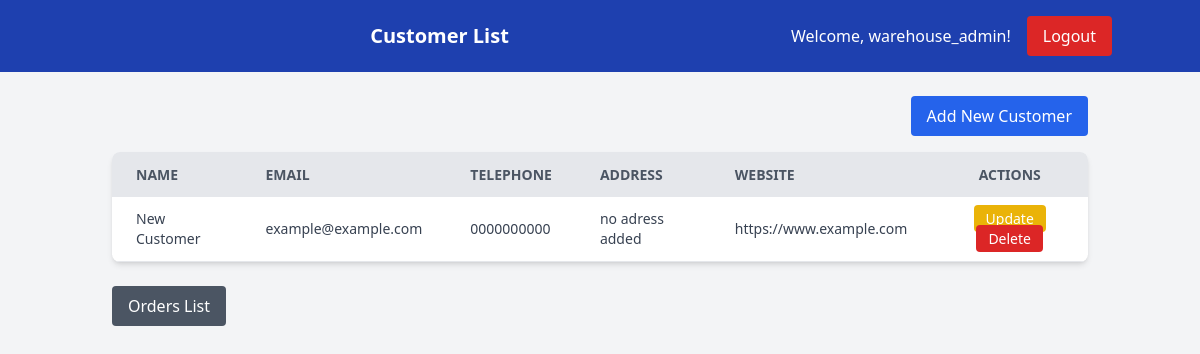
Screenshot of /inventory/customer_list/ (signed in) with the database file from the repository.
### inventory/models.py (models this page shows, shortened)
class Customer(models.Model):
    name = models.CharField(max_length=255)
    email = models.EmailField()
    telephone = models.CharField(max_length=20)
    address = models.TextField(default='no adress added')
    website = models.URLField(default='https://www.example.com')

### inventory/views.py (the view)
# urls.py: path('customer_list/', views.customer_list, name='customer_list'),
@login_required
def customer_list(request):
    customers = Customer.objects.all()
    is_manager = request.user.groups.filter(name='warehouse_managers').exists()
    is_staff = request.user.groups.filter(name='warehouse_staff').exists()
    context = {
        'customers': customers,
        'is_manager': is_manager,
        'is_staff': is_staff,
    }
    return render(request, 'inventory/customer_list.html', context)

### templates/inventory/customer_list.html (shortened to what this page needs)
<!DOCTYPE html>
<html lang="en">
<head>
    {% load static tailwind_tags %}
    <link href="https://cdn.jsdelivr.net/npm/tailwindcss@2.2.19/dist/tailwind.min.css" rel="stylesheet">
    {% tailwind_css %}
</head>
<body class="bg-gray-100 font-sans">
    <header class="bg-blue-800 text-white p-4">
        <div class="container mx-auto flex justify-between items-center">
            <h1 class="text-xl font-semibold">Customer List</h1>
            <div class="flex items-center space-x-4">
                <span>Welcome, {{ user.username }}!</span>
                <a href="{% url 'logout' %}" class="bg-red-600 hover:bg-red-700 text-white py-2 px-4 rounded">Logout</a>
            </div>
        </div>
    </header>
    <main class="container mx-auto p-6">
        <div class="flex justify-end mb-4">
            <a href="{% url 'create_customer' %}" class="bg-blue-600 hover:bg-blue-700 text-white py-2 px-4 rounded">Add New Customer</a>
        </div>
        <div class="bg-white shadow-md rounded-lg overflow-hidden">
            <table class="min-w-full leading-normal">
                <thead>
                    <tr class="bg-gray-200 text-gray-600 uppercase text-sm leading-normal">
                        <th class="py-3 px-6 text-left">Name</th>
                        <th class="py-3 px-6 text-left">Email</th>
                        <th class="py-3 px-6 text-left">Telephone</th>
                        <th class="py-3 px-6 text-left">Address</th>
                        <th class="py-3 px-6 text-left">Website</th>
                        <th class="py-3 px-6 text-center">Actions</th>
                    </tr>
                </thead>
                <tbody class="text-gray-700 text-sm font-light">
                    {% for customer in customers %}
                    <tr class="border-b border-gray-200 hover:bg-gray-100">
                        <td class="py-3 px-6 text-left">{{ customer.name }}</td>
                        <td class="py-3 px-6 text-left">{{ customer.email }}</td>
                        <td class="py-3 px-6 text-left">{{ customer.telephone }}</td>
                        <td class="py-3 px-6 text-left">{{ customer.address }}</td>
                        <td class="py-3 px-6 text-left">{{ customer.website }}</td>
                        <td class="py-3 px-6 text-center">
                            <a href="{% url 'update_customer' customer.pk %}" class="bg-yellow-500 hover:bg-yellow-600 text-white py-1 px-3 rounded">Update</a>
                            <a href="{% url 'delete_customer' customer.pk %}" class="bg-red-600 hover:bg-red-700 text-white py-1 px-3 rounded">Delete</a>
                        </td>
                    </tr>
                    {% endfor %}
                </tbody>
            </table>
        </div>
        <div class="mt-6 flex justify-start">
            <a href="{% url 'order_list' %}" class="bg-gray-600 hover:bg-gray-700 text-white py-2 px-4 rounded">Orders List</a>
        </div>
    </main>
</body>
</html>

### rows the page displays
Customer: name "New Customer", email "example@example.com", telephone "0000000000", address "no adress added", website "https://www.example.com"

### other values shown
{{ user.username }} "warehouse_admin"
